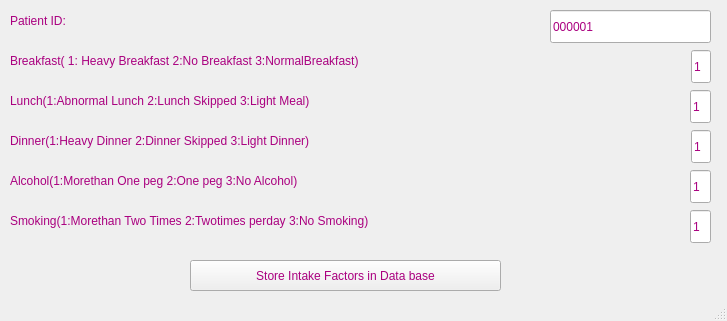
<?xml version="1.0" encoding="UTF-8"?>
<ui version="4.0">
 <class>MainWindow</class>
 <widget class="QMainWindow" name="MainWindow">
  <property name="geometry">
   <rect>
    <x>0</x>
    <y>0</y>
    <width>727</width>
    <height>321</height>
   </rect>
  </property>
  <property name="windowTitle">
   <string>Intake factors</string>
  </property>
  <property name="styleSheet">
   <string notr="true">font: 75 10pt &quot;MS Shell Dlg 2&quot;;
color: rgb(170, 0, 127);</string>
  </property>
  <widget class="QWidget" name="centralwidget">
   <widget class="QPushButton" name="pushButton">
    <property name="geometry">
     <rect>
      <x>190</x>
      <y>260</y>
      <width>311</width>
      <height>31</height>
     </rect>
    </property>
    <property name="text">
     <string>Store Intake Factors in Data base</string>
    </property>
   </widget>
   <widget class="QLineEdit" name="lineEdit_4">
    <property name="geometry">
     <rect>
      <x>691</x>
      <y>50</y>
      <width>20</width>
      <height>33</height>
     </rect>
    </property>
    <property name="text">
     <string>1</string>
    </property>
   </widget>
   <widget class="QLabel" name="label_4">
    <property name="geometry">
     <rect>
      <x>10</x>
      <y>50</y>
      <width>581</width>
      <height>21</height>
     </rect>
    </property>
    <property name="text">
     <string>Breakfast( 1: Heavy Breakfast 2:No Breakfast 3:NormalBreakfast)</string>
    </property>
   </widget>
   <widget class="QLineEdit" name="lineEdit_5">
    <property name="geometry">
     <rect>
      <x>690</x>
      <y>90</y>
      <width>21</width>
      <height>33</height>
     </rect>
    </property>
    <property name="text">
     <string>1</string>
    </property>
   </widget>
   <widget class="QLineEdit" name="lineEdit_6">
    <property name="geometry">
     <rect>
      <x>691</x>
      <y>130</y>
      <width>20</width>
      <height>33</height>
     </rect>
    </property>
    <property name="text">
     <string>1</string>
    </property>
   </widget>
   <widget class="QLineEdit" name="lineEdit_7">
    <property name="geometry">
     <rect>
      <x>690</x>
      <y>170</y>
      <width>21</width>
      <height>33</height>
     </rect>
    </property>
    <property name="text">
     <string>1</string>
    </property>
   </widget>
   <widget class="QLineEdit" name="lineEdit_8">
    <property name="geometry">
     <rect>
      <x>690</x>
      <y>210</y>
      <width>21</width>
      <height>33</height>
     </rect>
    </property>
    <property name="text">
     <string>1</string>
    </property>
   </widget>
   <widget class="QLabel" name="label_6">
    <property name="geometry">
     <rect>
      <x>10</x>
      <y>90</y>
      <width>641</width>
      <height>21</height>
     </rect>
    </property>
    <property name="text">
     <string>Lunch(1:Abnormal Lunch 2:Lunch Skipped 3:Light Meal)</string>
    </property>
   </widget>
   <widget class="QLabel" name="label_7">
    <property name="geometry">
     <rect>
      <x>10</x>
      <y>130</y>
      <width>641</width>
      <height>21</height>
     </rect>
    </property>
    <property name="text">
     <string>Dinner(1:Heavy Dinner 2:Dinner Skipped 3:Light Dinner)</string>
    </property>
   </widget>
   <widget class="QLabel" name="label_8">
    <property name="geometry">
     <rect>
      <x>10</x>
      <y>170</y>
      <width>511</width>
      <height>21</height>
     </rect>
    </property>
    <property name="text">
     <string>Alcohol(1:Morethan One peg 2:One peg 3:No Alcohol)</string>
    </property>
   </widget>
   <widget class="QLabel" name="label_9">
    <property name="geometry">
     <rect>
      <x>10</x>
      <y>210</y>
      <width>551</width>
      <height>21</height>
     </rect>
    </property>
    <property name="text">
     <string>Smoking(1:Morethan Two Times 2:Twotimes perday 3:No Smoking)</string>
    </property>
   </widget>
   <widget class="QLabel" name="label_5">
    <property name="geometry">
     <rect>
      <x>10</x>
      <y>10</y>
      <width>131</width>
      <height>21</height>
     </rect>
    </property>
    <property name="text">
     <string>Patient ID:</string>
    </property>
   </widget>
   <widget class="QLineEdit" name="lineEdit_9">
    <property name="geometry">
     <rect>
      <x>550</x>
      <y>10</y>
      <width>161</width>
      <height>33</height>
     </rect>
    </property>
    <property name="text">
     <string>000001</string>
    </property>
   </widget>
  </widget>
  <widget class="QStatusBar" name="statusbar"/>
 </widget>
 <resources/>
 <connections/>
</ui>
